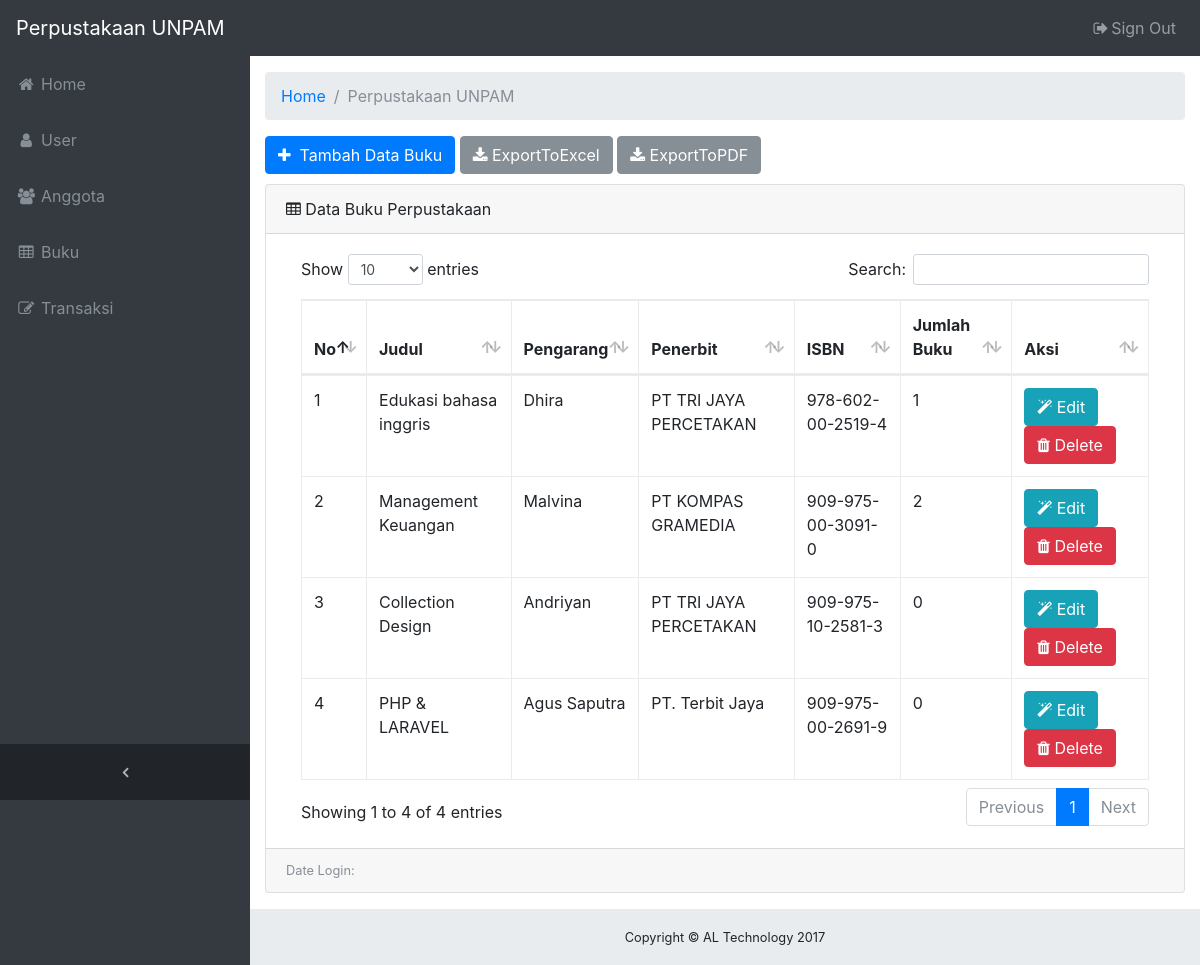
The page /master/master_admin.php?page=buku on the database its author committed.
### tables this page shows
CREATE TABLE IF NOT EXISTS `tbuku` (
  `Id` int(9) NOT NULL AUTO_INCREMENT,
  `Judul` varchar(200) NOT NULL,
  `Pengarang` varchar(100) NOT NULL,
  `Penerbit` varchar(150) NOT NULL,
  `TahunTerbit` varchar(4) NOT NULL,
  `Isbn` varchar(25) NOT NULL,
  `JumlahBuku` int(3) NOT NULL,
  `Lokasi` enum('Computer','Bisnis','Management','Masak') NOT NULL,
  `TanggalInput` date NOT NULL,
  `CreatedDate` datetime NOT NULL,
  `CreatedUser` int(11) NOT NULL,
  `LastUpdateDate` datetime NOT NULL,
  `LastUpdateUser` int(11) NOT NULL,
  PRIMARY KEY (`Id`)
);

### page/buku/buku.php (the view, shortened to what this page needs)
<?php
switch(@$_GET['act']) {
  default:
?>
      <a href="?page=buku&act=tambahbuku" class="btn btn-primary btn-xs" style="margin-bottom: 10px;"><li class="fa fa-plus"></li>&nbsp; Tambah Data Buku</a> <a href ="page/laporan/laporan_buku_excel.php" target="blank" class="btn btn-secondary btn-xs" style="margin-bottom: 10px;"><li class="fa fa-download"></li> ExportToExcel</a> <a href ="page/laporan/laporan_buku_pdf.php" target="blank" class="btn btn-secondary btn-xs" style="margin-bottom: 10px;"><li class="fa fa-download"></li> ExportToPDF</a>
      <div class="card mb-3">
        <div class="card-header">
          <i class="fa fa-table"></i> Data Buku Perpustakaan</div>
        <div class="card-body">
          <div class="table-responsive">
            <table class="table table-bordered" id="dataTable" width="100%" cellspacing="0">
              <thead>
                <tr>
                  <th>No</th>
                  <th>Judul</th>
                  <th>Pengarang</th>
                  <th>Penerbit</th>
                  <th>ISBN</th>
                  <th>Jumlah Buku</th>
                  <th>Aksi</th>
                </tr>
              </thead>
              <tbody>
                <?php
                  $no = 1;
                  $sql = mysqli_query($link, "SELECT * FROM tbuku");
                  while ($data = mysqli_fetch_array($sql)) {
                ?>
                <tr>
                  <td><?php echo $no++; ?></td>
                  <td><?php echo $data['Judul']; ?></td>
                  <td><?php echo $data['Pengarang']; ?></td>
                  <td><?php echo $data['Penerbit']; ?></td>
                  <td><?php echo $data['Isbn']; ?></td>
                  <td><?php echo $data['JumlahBuku']; ?></td>
                  <td><a href="?page=buku&act=edit_buku&id=<?php echo $data['Id']; ?>" class="btn btn-info btn-xs"><li class="fa fa-magic" title="Edit"></li> Edit</a>
                      <a href="page/buku/aksi_buku.php?page=buku&act=hapus_buku&id=<?php echo $data['Id']; ?>&Judul=<?php echo $data['Judul']; ?>" onclick="return confirm('Anda yakin ingin menghapus buku <?php echo $data['Judul']; ?>?');" class="btn btn-danger btn-xs"><li class="fa fa-trash" title="Hapus"></li> Delete</a>
                  </td>
                </tr>
                <?php } ?>
              </tbody>
            </table>
          </div>
        </div>
        <?php
          $data = mysqli_fetch_array(mysqli_query($link, "SELECT * FROM tuser WHERE IdUser = '$_SESSION[IdUser]'"));
        ?>
         <div class="card-footer small text-muted"> Date Login: <?php echo $data['LastLogin']; ?> </div>
      </div>
<?php
  break;
?>
<?php
}
?>

### css/sb-admin.css (style rules this page uses)
html { position: relative; min-height: 100%; }
body { overflow-x: hidden; }
body.sticky-footer { margin-bottom: 56px; }
body.fixed-nav { padding-top: 56px; }

### rows shown on the page
tbuku: Judul "Edukasi bahasa inggris", Pengarang "Dhira", Penerbit "PT TRI JAYA PERCETAKAN", Isbn "978-602-00-2519-4", JumlahBuku "1"
tbuku: Judul "Management Keuangan", Pengarang "Malvina", Penerbit "PT KOMPAS GRAMEDIA", Isbn "909-975-00-3091-0", JumlahBuku "2"
tbuku: Judul "Collection Design", Pengarang "Andriyan", Penerbit "PT TRI JAYA PERCETAKAN", Isbn "909-975-10-2581-3", JumlahBuku "0"
tbuku: Judul "PHP & LARAVEL", Pengarang "Agus Saputra", Penerbit "PT. Terbit Jaya", Isbn "909-975-00-2691-9", JumlahBuku "0"
